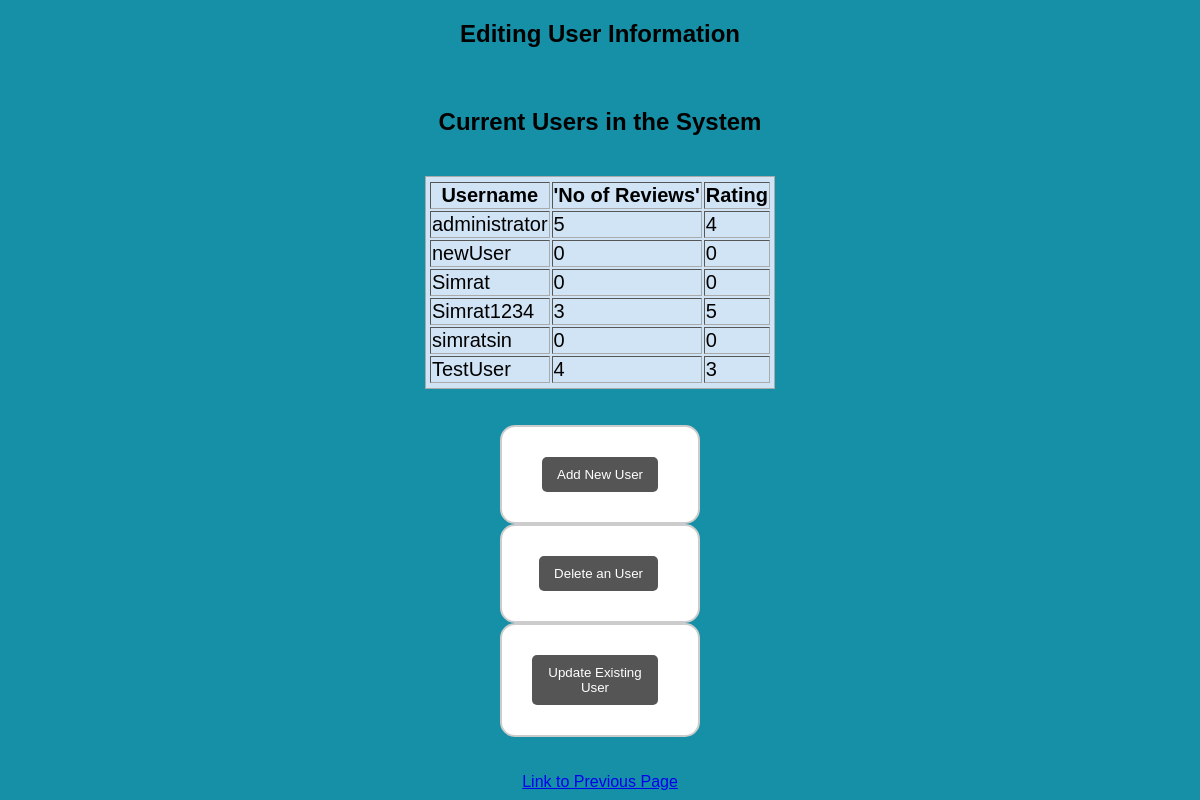
/DBMS_Project/admin_editUserInfo.php, run on the app's committed database.
### tables this page shows
CREATE TABLE `user` (
  `Username` varchar(20) NOT NULL,
  `Password` varchar(15) NOT NULL,
  `Num_Reviews` int(11) NOT NULL DEFAULT 0,
  `Rating` int(11) NOT NULL DEFAULT 0
);

### DBMS_Project/admin_editUserInfo.php (the view, shortened to what this page needs)
<!DOCTYPE html>
<html>
<head>
	<link rel="stylesheet" type="text/css" href="style.css">
</head>
<body style = "flex-direction: column; justify-content:normal">
	<h2>Editing User Information </h2>
	<h2>Current Users in the System</h2>
	<?php
		$connection = mysqli_connect("localhost", "root", "","entertainment_db");
		$result = mysqli_query($connection, "SELECT Username, Num_Reviews AS `No of Reviews`, Rating FROM user");
		echo "<table style = \"background: #D0E4F5;border: 1px solid #AAAAAA;
		padding: 3px 2px;font-size: 20px;\" border = '1'>
			<tr>
			<th>Username</th>
			<th>'No of Reviews'</th>
			<th>Rating</th>
			</tr>";
		while($row = mysqli_fetch_array($result))
		{
			echo "<tr>";
			echo "<td>" . $row['Username'] . "</td>";
			echo "<td>" . $row['No of Reviews'] . "</td>";
			echo "<td>" . $row['Rating'] . "</td>";
			echo "</tr>";
		}
		echo "</table>";
	?>
	<br><br>
	<form style = "width: 200px" action=""  method="post">
	<button name = "addNewUser" style = "float:middle"  type="submit">Add New User
	</button> <?php $displayUserForm = TRUE;?>
	</form>
	<form style = "width: 200px" action=""  method="post">
	<button name = "deleteUser" type="submit">Delete an User</button>
	</form>
	<form style = "width: 200px" action=""  method="post">
	<button name = "updateExistingUser" type="submit">Update Existing User</button>
	</form>
	<br><br>
	<a href="admin_choice.php">Link to Previous Page</a>
	<br><br>
	<br><br>
</body>
</html>

### DBMS_Project/style.css (style rules this page uses)
body { background: #1690A7; display: flex; justify-content: center; align-items: center; height: 100vh; margin: auto }
* { font-family: sans-serif; box-sizing: border-box; }
form { width: 500px; border: 2px solid #ccc; padding: 30px; background: #fff; border-radius: 15px; }
h2 { text-align: center; margin-bottom: 40px; }
button { float: right; background: #555; padding: 10px 15px; color: #fff; border-radius: 5px; margin-right: 10px; border: none; }
table { background: #D0E4F5; }

### data on the page
user: Username "administrator", Num_Reviews "5", Rating "4"
user: Username "newUser", Num_Reviews "0", Rating "0"
user: Username "Simrat", Num_Reviews "0", Rating "0"
user: Username "Simrat1234", Num_Reviews "3", Rating "5"
user: Username "simratsin", Num_Reviews "0", Rating "0"
user: Username "TestUser", Num_Reviews "4", Rating "3"
